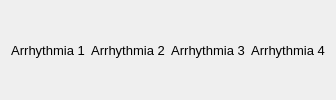
               <widget class="QWidget" name="page_10">
                <layout class="QHBoxLayout" name="horizontalLayout_14">
                 <item>
                  <layout class="QHBoxLayout" name="horizontalLayout_13">
                   <item>
                    <widget class="QLabel" name="label_16">
                     <property name="font">
                      <font>
                       <pointsize>10</pointsize>
                      </font>
                     </property>
                     <property name="text">
                      <string>Arrhythmia 1</string>
                     </property>
                     <property name="alignment">
                      <set>Qt::AlignCenter</set>
                     </property>
                    </widget>
                   </item>
                   <item>
                    <widget class="QLabel" name="label_17">
                     <property name="font">
                      <font>
                       <pointsize>10</pointsize>
                      </font>
                     </property>
                     <property name="text">
                      <string>Arrhythmia 2</string>
                     </property>
                     <property name="alignment">
                      <set>Qt::AlignCenter</set>
                     </property>
                    </widget>
                   </item>
                   <item>
                    <widget class="QLabel" name="label_18">
                     <property name="font">
                      <font>
                       <pointsize>10</pointsize>
                      </font>
                     </property>
                     <property name="text">
                      <string>Arrhythmia 3</string>
                     </property>
                     <property name="alignment">
                      <set>Qt::AlignCenter</set>
                     </property>
                    </widget>
                   </item>
                   <item>
                    <widget class="QLabel" name="label_19">
                     <property name="font">
                      <font>
                       <pointsize>10</pointsize>
                      </font>
                     </property>
                     <property name="text">
                      <string>Arrhythmia 4</string>
                     </property>
                     <property name="alignment">
                      <set>Qt::AlignCenter</set>
                     </property>
                    </widget>
                   </item>
                  </layout>
                 </item>
                </layout>
               </widget>
